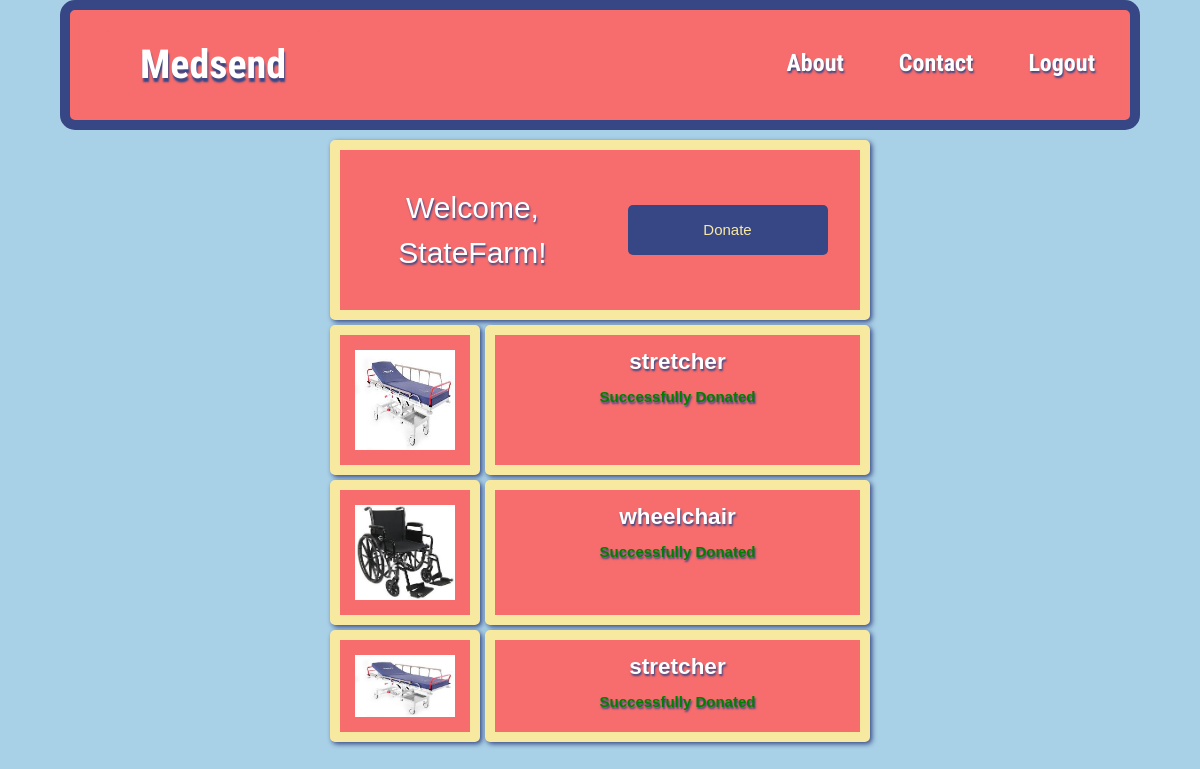
/donor/3, run on the app's committed database.
### tables this page shows
CREATE TABLE users
               (id int,
                username text,
                password text,
                type text);

CREATE TABLE donations
               (userid int,
                item_type text,
                image text,
                date_donated text,
                date_distributed text,
                amount int);

### app.py (the view)
@app.route('/donor/<userid>')
def donor(userid):
  conn = sqlite3.connect(db_path)
  c = conn.cursor()
  orders = c.execute("SELECT * from donations where userid == "+userid+"")
  data = c.fetchall()
  donations = donations_dict_arr(data)
  title = "MedSend"
  orders = c.execute("SELECT * from users where id == "+userid+"")
  data = c.fetchall()
  username = ""
  for d in data:
    username = d[1]
  return render_template('donor.html', username=username,
		                                 title=title,
		                                 donations=donations,
                                     userid=userid)

### app.py (called while the page is built)
def donations_dict_arr(data):
  donations= []
  for d in data:
    item = dict()
    item['userid'] = d[0]
    item['item_type'] = d[1]
    item['image'] = d[2]
    item['date_donated'] = d[3]
    item['date_distributed'] = d[4]
    item['amount'] = d[5]
    donations.append(item)
    print(donations)
  return donations

### templates/donor.html (shortened to what this page needs)
<!DOCTYPE html>
<html lang="en">
<head>
	<link rel="stylesheet" href="{{ url_for('static', filename='css/style.css') }}">
	<link rel="stylesheet" href="{{
  url_for('static', filename='css/donor.css') }}">
  <link rel="stylesheet" href="{{ url_for('static', filename='css/bootstrap-grid.css') }}">
  <link rel="stylesheet" href="{{ url_for('static', filename='css/w3.css') }}">
</head>
<body>
	<nav>
  	<ul>
    	<li class="logo"><a class="logo active" href="/">Medsend</a></li>
    	<li class="logout"><a href="/">Logout</a></li>
    	<li><a href="/contact">Contact</a></li>
    	<li><a href="/about">About</a></li>
  	</ul>
	</nav>
  <div id="welcome">
    <div id="welcome-grid">
      <div id="welcome-text">
        <p>Welcome, {{username}}!</p>
      </div>
      <div id="donate-button">
        <form method="get" action='/donate/{{userid}}'>
          <input type="submit" value="Donate">
        </form>
      </div>
    </div>
  </div>
  <div id="gallery">
  	<div id="galleryGrid">
    	{% for donation in donations %}
    		<div class="galleryImage">
    			<img src="../{{donation.image}}" alt="{{donation.item_type}}" />
    		</div>
    		<div class="donationData">
          <div class="donationDataText">
    		    <p class="itemTypeText">{{donation.item_type}}</p>
	  			  {% if donation.date_distributed %}
						  <p class="statusText complete">
							 Successfully Donated
  				    </p>
	  			  {% elif donation.date_donated %}
	  			    <p class="statusText pending">
						    Awaiting a Recipient
	 				    </p>
            {% else %}
              <p class="statusText incomplete">
                Waiting for Drop-off
              </p>
	 				  {% endif %}
   			  </div>
        </div>
    	{% endfor %}
  	</div>
	</div>
</body>
</html>

### static/css/style.css (style rules this page uses)
body { background-color: #a8d0e6; width: 90%; margin: auto; }
html { font-family: robotoCondensed; }
input { font-family: robotoCondensed_light; }
nav { margin: auto; text-align: center; margin-bottom: 10px; }
.logo { font-family: robotoCondensed_bold; border-radius: 5px; display: block; text-align: center; padding: 5px 35px; text-decoration: none; background-color: none; color: white; font-size: 40px; text-shadow: 1px 4px 2px#374785;; float:left; }
.logout { padding-right:15px; }
ul { list-style-type: none; width: 100%; margin: auto; padding: 0; padding-top: 15px; padding-bottom: 15px; overflow: hidden; box-sizing: border-box; border-radius: 15px; border: 10px solid #374785; background-color: #F76C6C; }
li { float: right; padding-left: 15px; }
li a { font-family: robotoCondensed_bold; border-radius: 5px; display: block; color: white; font-size: 24px; text-shadow: 1px 2px 2px #374785; text-align: center; padding: 20px; text-decoration: none; background-color: #F76C6C; }

### static/css/donor.css (style rules this page uses)
html { text-align: center; color: white; }
body { display: inline-block; margin: 0px auto; text-align: center; }
#welcome { margin: auto; margin-bottom: 5px; padding: 5px; width: 50%; background-color: #F76C6C; text-shadow: 1px 2px 2px #374785; border: 10px solid #F8E9A1; border-radius: 5px; box-shadow: 2px 2px 5px #374785; background-color: #F76C6C; }
#welcome-grid { display: grid; grid-template-columns: 1fr 1fr; grid-template-rows: auto; grid-template-areas: "text button"; }
#welcome-text { grid-area: text; text-align: center; font-size: 2em; }
#donate-button { grid-area: button; margin: auto; vertical-align: middle; }
#gallery { grid-area: gallery; width: 50%; margin: auto; }
#galleryGrid { display: grid; grid-template-columns: 150px 1fr; grid-template-rows: 150px; grid-gap: 5px; font-weight: bold; text-align: center; margin: auto; }
.itemTypeText { font-size: 1.5em; text-align: center; margin-top: 5px; margin-bottom: 5px; }
.donationData { text-shadow: 1px 2px 2px #374785; text-align: center; vertical-align: middle; border: 10px solid #F8E9A1; border-radius: 5px; padding: 5px; box-shadow: 2px 2px 5px #374785; background-color: #F76C6C; }
.donationDataText { margin:auto; vertical-align: middle; justify-content: center; }
.statusText { text-align: center; margin: auto; }
#gallery img { width:100%; height:100%; float:right; grid-area: left; border: 10px solid #F8E9A1; border-radius: 5px; padding: 15px; box-shadow: 2px 2px 5px #374785; background-color: #F76C6C; }
.complete { margin: auto; margin-top: 2%; color: green; }
input { width: 200px; height: 50px; background-color: #374785; color: #f8e9a1; border-style: none; font-size: 20px; border-radius: 5px; }

### static/css/w3.css (style rules this page uses)
html { box-sizing:border-box }
*,*:before,*:after { box-sizing:inherit }
html { -ms-text-size-adjust:100%;-webkit-text-size-adjust:100% }
body { margin:0 }
article,aside,details,figcaption,figure,footer,header,main,menu,nav,section,summary { display:block }
a { background-color:transparent;-webkit-text-decoration-skip:objects }
img { border-style:none }
button,input,select,textarea { font:inherit;margin:0 }
button,input { overflow:visible }
button,html [type=button],[type=reset],[type=submit] { -webkit-appearance:button }
html,body { font-family:Verdana,sans-serif;font-size:15px;line-height:1.5 }
html { overflow-x:hidden }
img { margin-bottom:-5px }
a { color:inherit }

### data on the page
users: username "StateFarm"
donations: image (picture), item_type "stretcher", date_distributed "Successfully Donated"
donations: image (picture), item_type "wheelchair", date_distributed "Successfully Donated"
donations: image (picture), item_type "stretcher", date_distributed "Successfully Donated"
